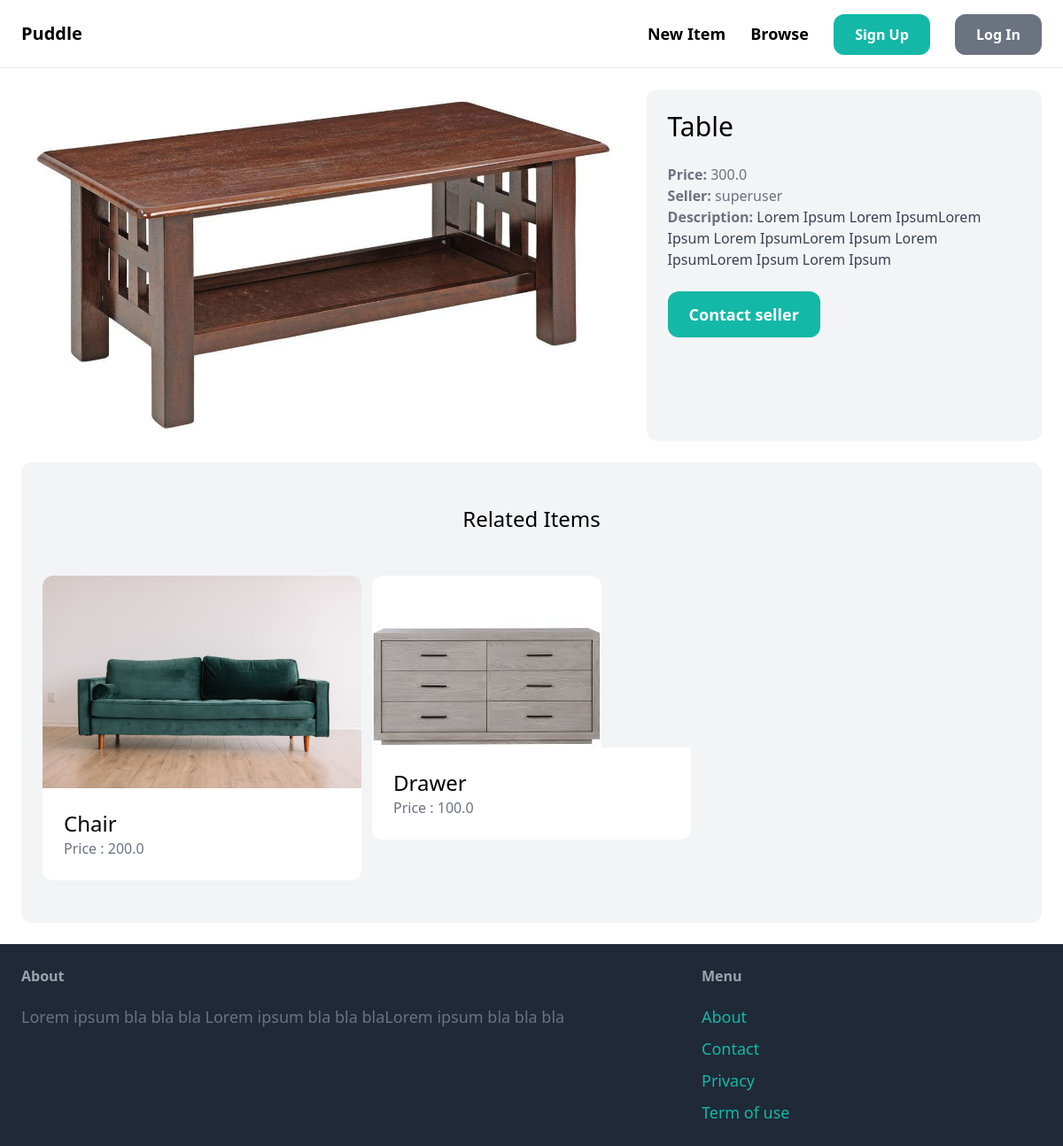
Page /items/4/ on the committed database.
### item/models.py (models this page shows, shortened)
class Item(models.Model):
    category = models.ForeignKey(Category, related_name = 'items', on_delete=models.CASCADE)
    name = models.CharField(max_length=255)
    description = models.TextField(blank=True, null=True)
    price = models.FloatField()
    image = models.ImageField(upload_to='item_images', blank=True, null=True)
    is_sold = models.BooleanField(default=False)
    created_by = models.ForeignKey(User, related_name='items', on_delete = models.CASCADE)
    created_at = models.DateTimeField(auto_now_add=True)

### item/views.py (the view)
# urls.py: path('<int:pk>/', views.detail, name='detail'),
def detail(request, pk):
    item = get_object_or_404(Item, pk=pk)
    related_items= Item.objects.filter(category=item.category, is_sold=False).exclude(pk=pk)[:3]
    return render(request, 'item/detail.html',{
        'item': item,
        'related_items' : related_items
    })

### item/templates/item/detail.html (shortened to what this page needs)
{% extends 'core/base.html' %}
{% block content %}
<div class="grid grid-cols-5 gap-6">
    <div class="col-span-3">
        <img src="{{ item.image.url }}" class="rounded-xl">
    </div>
    <div class="col-span-2 p-6 bg-gray-100 rounded-xl">
        <h1 class="mb-6 text-3xl"> {{ item.name }}</h1>
        <p class="text-gray-500"><strong>Price: </strong>{{ item.price }}</p>
        <p class="text-gray-500"><strong>Seller: </strong>{{ item.created_by.username }}</p>
        {% if item.description %}
        <p class="text-gray-700">
            <strong class="text-gray-500">Description: </strong>
            {{ item.description }}</p>
        {% endif %}
        <a href="#" class="inline-block mt-6 px-6 py-3 text-lg font-semibold bg-teal-500 text-white hover:bg-teal 700 rounded-xl">Contact seller</a>
    </div>
</div>
<div class="mt-6 px-6 py-12 bg-gray-100 rounded-xl">
    <h2 class="mb-12 text-2xl text-center"> Related Items</h2>
    <div class="grid grid-cols-3 gap-3">
        {% for item in related_items %}
            <div>
                <a href=" {% url 'item:detail' item.id %}">
                    <div>
                        <img src="{{ item.image.url }}" alt="item image" class="rounded-t-xl">
                    </div>
                    <div class="p-6 bg-white rounded-b-xl">
                        <h2 class="text-2xl">{{ item.name }}</h2>
                        <p class="text-gray-500">Price : {{ item.price }} </p>
                    </div>
                </a>
            </div>
        {% endfor %}
    </div>
</div>
{% endblock content %}

### rows in the picture
Item: image (picture), name "Table", price "300.0", created_by.username "superuser", description "Lorem Ipsum Lorem IpsumLorem Ipsum Lorem IpsumLorem Ipsum Lorem IpsumLorem Ipsum Lorem Ipsum"
Item: image (picture), name "Chair", price "200.0"
Item: image (picture), name "Drawer", price "100.0"
